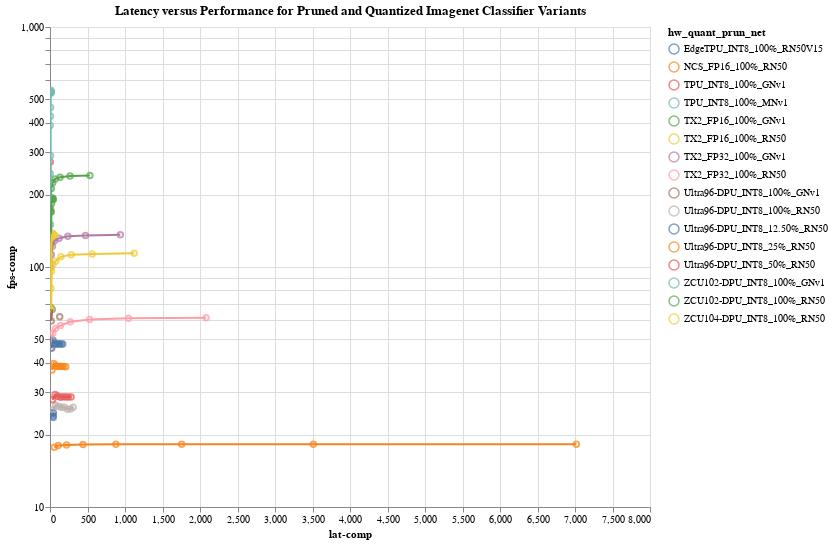

This figure's notebook cell:
### Markdown cell above
### Line Plot

### Code cell
#hide_input
dataframe = imagenet_df_v1
sel = alt.selection_multi(fields=["hw_quant_prun_net"], bind="legend")
fig25_dot = alt.Chart(dataframe).mark_point().encode(
    x='lat-comp',
    y=alt.Y('fps-comp', scale=alt.Scale(type="log")),
    color=select_color(sel, 'hw_quant_prun_net:N'),
    tooltip=['Op mode', 'fps-comp', 'lat-comp', 'HWType', 'batch/thread/stream'],
)
fig25_line = alt.Chart(dataframe).mark_line().encode(
    x='lat-comp',
    y='fps-comp',
    color=select_color(sel, 'hw_quant_prun_net:N'),
    tooltip=['Op mode', 'fps-comp', 'lat-comp', 'HWType', 'batch/thread/stream'],
)

fig = (fig25_dot+fig25_line).properties(
    title="Latency versus Performance for Pruned and Quantized Imagenet Classifier Variants",
    width=W,
    height=H,
).add_selection(sel).interactive()

fig
